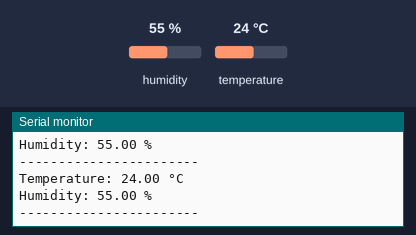
Simulated run of this sketch. Board: ESP32. Parts: the last lines printed to the serial monitor. Inputs (shaded band) come from the test bench; at power-on: humidity 55 %, temperature 24 °C.

Above: at 4.8 s.
4.9 s: humidity set to 22 %
At 7.3 s:
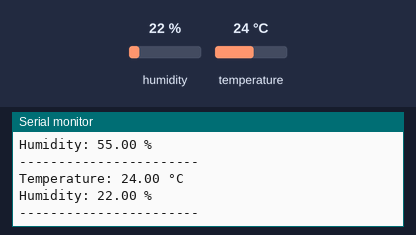
7.9 s: temperature set to 12 °C
At 8.4 s:
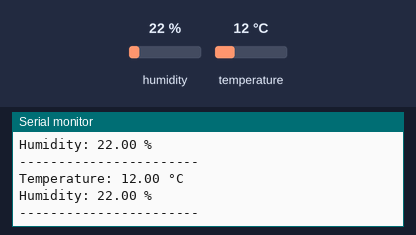
10.9 s: humidity set to 40 %
At 13.3 s:
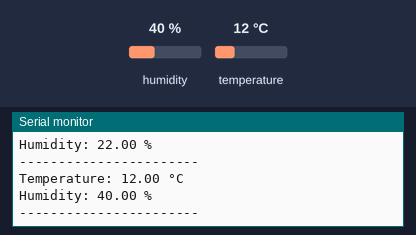
Timing chart, 0 to 14.8 s (numbered marks = the images above; inputs shaded):
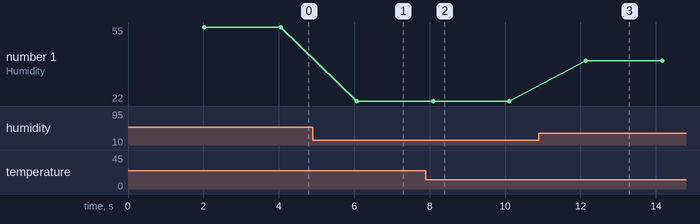

Measured:
- after the input at 4.9 s, the serial monitor: prints a new line after 1.2 s (image 1)
- after the input at 7.9 s, the serial monitor: prints a new line after 0.19 s (image 2)
- after the input at 10.9 s, the serial monitor: prints a new line after 1.2 s (image 3)
- plotted number 1: 55 → 22 after the input at 4.9 s, 22 → 40 after the input at 10.9 s

The sketch:

DHT11-prueba.ino
```cpp
#include <Adafruit_Sensor.h>
#include <DHT.h>
#include <DHT_U.h>

#include "DHT.h"
#define DHTPIN 4 // Digital pin connected to the DHT sensor
#define DHTTYPE DHT11 // DHT 11

DHT dht(DHTPIN, DHTTYPE);

void setup() {
  Serial.begin(115200);
  Serial.println(F("DHT11 test!"));
  dht.begin();
}
void loop() {
  // Wait a few seconds between measurements.
  delay(2000);
  // Reading temperature or humidity takes about 250 milliseconds!
  // Sensor readings may also be up to 2 seconds 'old' (its a very slow sensor)
  float h = dht.readHumidity();
  // Read temperature as Celsius (the default)
  float t = dht.readTemperature();
  // Check if any reads failed and exit early (to try again).
  if (isnan(h) || isnan(t)) {
    Serial.println(F("Failed to read from DHT sensor!"));
    return;
  } else {
    // Línea 1: temperatura
    Serial.print("Temperature: ");
    Serial.print(t);
    Serial.println(" °C ");
    // Línea 2: humedad
    Serial.print("Humidity: ");
    Serial.print(h);
    Serial.println(" % ");
    // Línea 3: separador
    Serial.println("-----------------------");// línea en blanco opcional entre lecturas
    }
}
```
